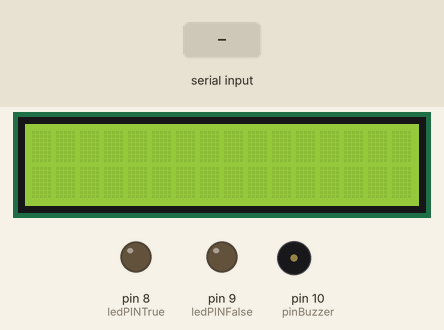
Recording of a sketch running on a simulated Arduino Uno, built with avr-gcc and run on an emulated ATmega328P. On the bench: 16×2 character LCD, output pins drawn as LEDs (lit = HIGH), buzzer (waves = sounding). The inputs (shaded band) are chosen by the test bench.

Above: at 1.3 s.
1.4 s: "end" received over Serial
At 3.6 s:
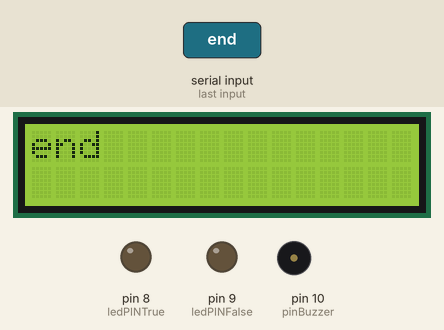
4.2 s: "yes" received over Serial
At 6.0 s:
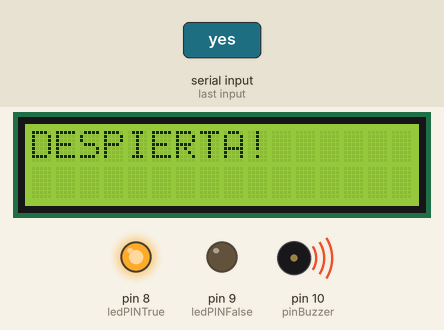
6.7 s: "no" received over Serial
At 8.0 s:
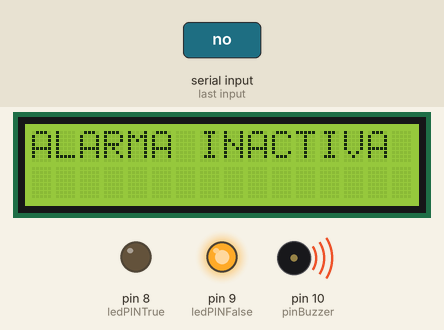
9.2 s: "1" received over Serial
At 11.4 s:
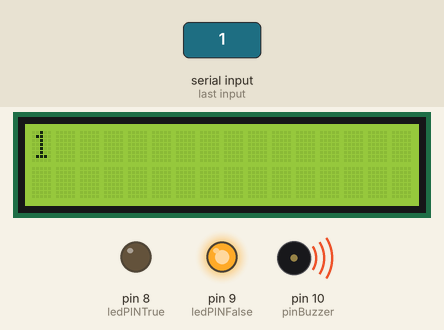
11.7 s: "end" received over Serial
At 13.9 s:
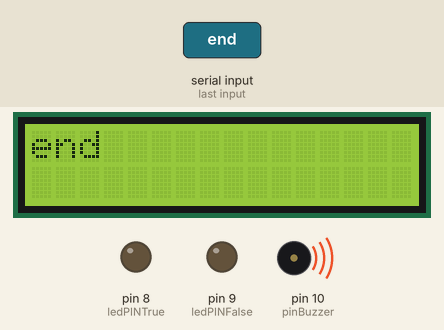
14.5 s: "0" received over Serial
At 16.8 s:
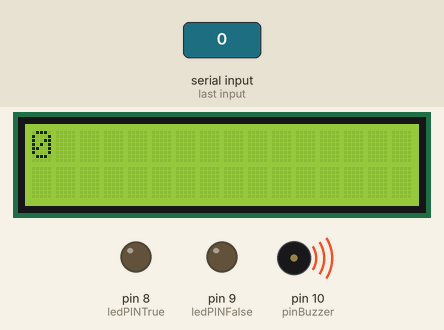
Timing chart, 0 to 18.0 s (numbered marks = the images above; inputs shaded):
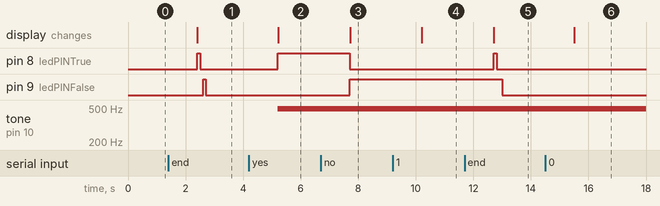

Measured:
- after the input at 1.4 s, pin 8 (ledPINTrue): LOW → HIGH after 1.0 s, → LOW 0.10 s later; pin 9 (ledPINFalse): LOW → HIGH after 1.2 s, → LOW 0.10 s later; the display: changes after 1.0 s (image 1)
- after the input at 4.2 s, pin 8 (ledPINTrue): LOW → HIGH after 1.0 s; tone on pin 10 (pinBuzzer): silent → 490 Hz after 1.0 s; the display: changes after 1.0 s (image 2)
- after the input at 6.7 s, pin 8 (ledPINTrue): HIGH → LOW after 1.0 s; pin 9 (ledPINFalse): LOW → HIGH after 1.0 s; the display: changes after 1.0 s (image 3)
- after the input at 9.2 s, the display: changes after 1.0 s (image 4)
- after the input at 11.7 s, pin 8 (ledPINTrue): LOW → HIGH after 1.0 s, → LOW 0.10 s later; pin 9 (ledPINFalse): HIGH → LOW after 1.3 s; the display: changes after 1.0 s (image 5)
- after the input at 14.5 s, the display: changes after 1.0 s (image 6)

The sketch:

PF_ARQUITECTURA.ino
```cpp
#include <Wire.h>
#include <LiquidCrystal_I2C.h>
#define LCD_ADDRESS 0x27
#define LCD_COLUMNS 16
#define LCD_ROWS 2

LiquidCrystal_I2C lcd(LCD_ADDRESS, LCD_COLUMNS, LCD_ROWS);

String cadenaAux;
String cadena;
int ledPINTrue=8;
int ledPINFalse=9;
const byte pinBuzzer = 10;
byte salida = 10;

void setup() {
  Serial.begin(9600);
  lcd.begin(16,2);
  lcd.init();
  lcd.backlight();
  lcd.clear();
  pinMode(ledPINTrue , OUTPUT);
  pinMode(ledPINFalse , OUTPUT);
  cadena=cadenaAux;

}


void loop() {
   if (Serial.available())
   {
    cadena= Serial.readString();
    if(cadena!=cadenaAux){
      writeLcd();
    }

    if(cadena=="yes"){
yesMode();

    }
    if(cadena=="no"){
      noMode();
    }
    if(cadena=="end"){

      endMode();
    }

    }
    cadena=cadenaAux;

}

void yesMode(){
      digitalWrite(ledPINTrue , HIGH);
      digitalWrite(ledPINFalse , LOW);
      analogWrite(pinBuzzer, salida);
      lcd.clear();
      String alerta = "DESPIERTA!";
      lcd.print(alerta);


}

void noMode(){
        digitalWrite(ledPINFalse , HIGH);
        digitalWrite(ledPINTrue , LOW);
        analogWrite(pinBuzzer, LOW);
        lcd.clear();
        String apagado="ALARMA INACTIVA";
        lcd.print(apagado);


  }

  void endMode(){
          digitalWrite(ledPINTrue , HIGH);
      delay(100);
      digitalWrite(ledPINTrue , LOW);
      delay(100);
      digitalWrite(ledPINFalse , HIGH);
      delay(100);
      digitalWrite(ledPINFalse , LOW);
       analogWrite(pinBuzzer, LOW);
    }

void writeLcd(){
     lcd.clear();
     lcd.setCursor(0,0);
     lcd.print(cadena);
}
```
